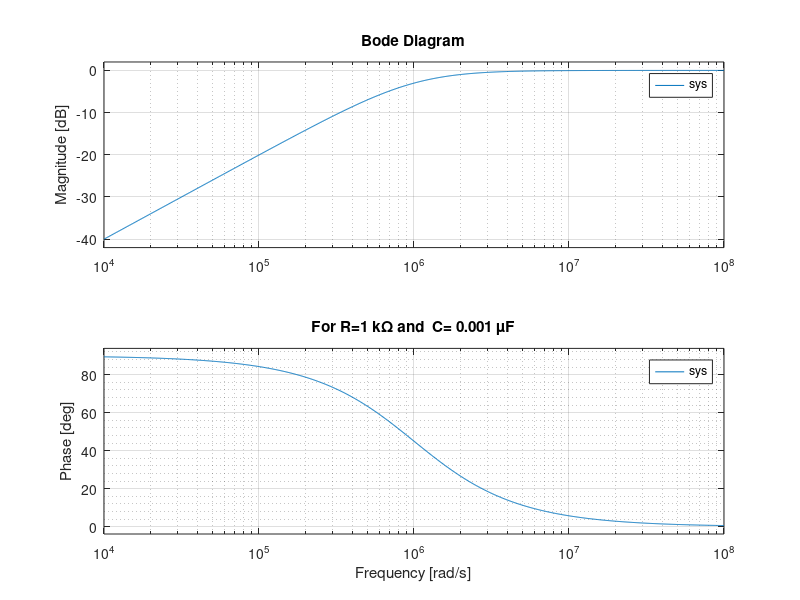
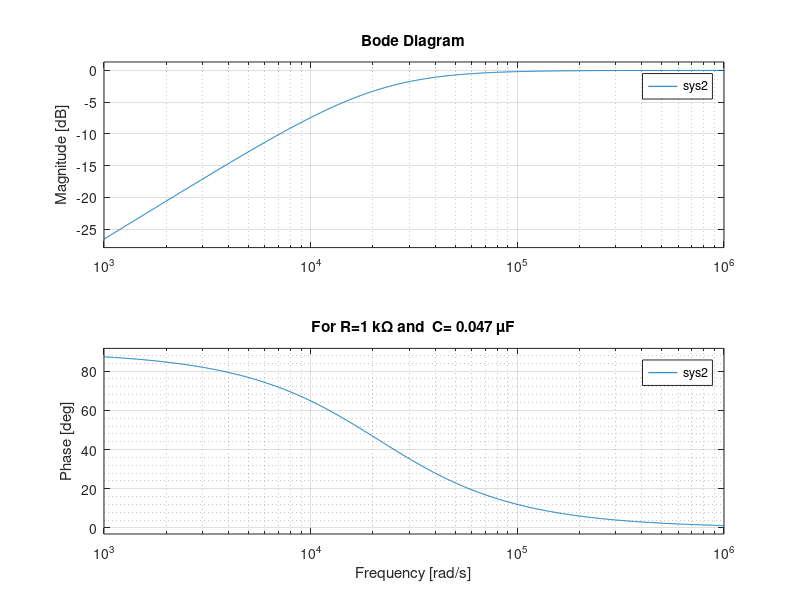
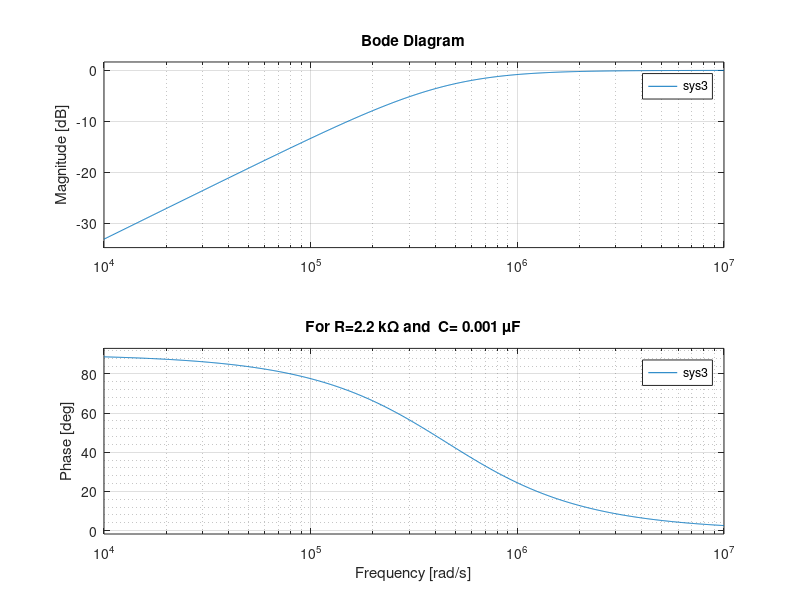
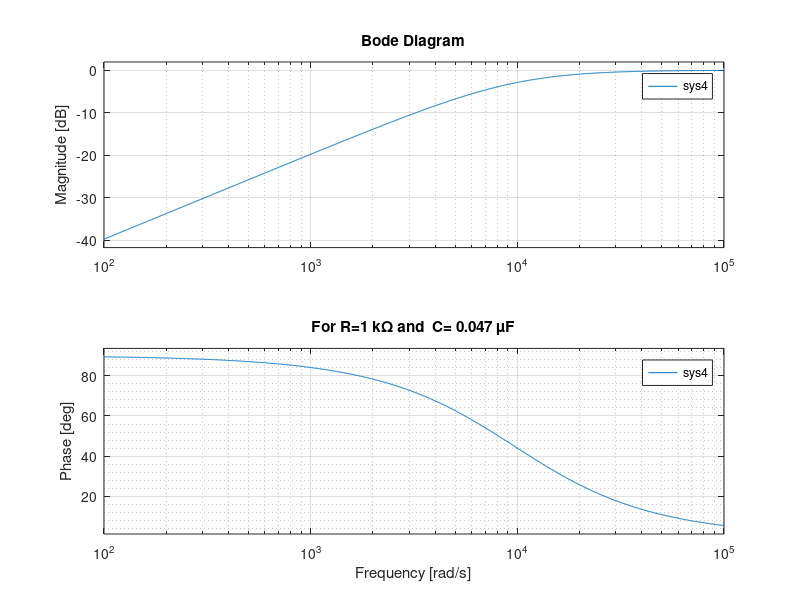

The MATLAB source for these figures, in order:
%Test whichever option fits

R= 1e3; C= 0.001e-6; 
R2= 1e3; C2= 0.047e-6; 
R3= 2.2e3; C3= 0.001e-6; 
R4= 2.2e3; C4= 0.047e-6; 

%Interested output at Capacitor V_R

%-------------------------------------------------------


% 1 Define Transfer Function  % R1= 1e3; C1= 0.001e-6; 
num=[R*C,0];
den=[R*C,1];

sys=tf(num,den);
figure;
bode(sys);
title(['For R=1 kΩ and  C= 0.001 µF']);
grid minor;

%-----------------------------------------------------------


% 2 Define Transfer Function  % R2= 1e3; C2= 0.047e-6; 
num2=[R2*C2,0];
den2=[R2*C2,1];

sys2=tf(num2,den2);
figure;
bode(sys2);
title(['For R=1 kΩ and  C= 0.047 µF']);
grid minor;
%---------------------------------------------------------



% 3 Define Transfer Function  % R2= 1e3; C2= 0.047e-6; 
num3=[R3*C3,0];
den3=[R3*C3,1];

sys3=tf(num3,den3);
figure;
bode(sys3);
title(['For R=2.2 kΩ and  C= 0.001 µF']);
grid minor;
%-------------------------------------------------------



% 4 Define Transfer Function  % R2= 1e3; C2= 0.047e-6; 
num4=[R4*C4,0];
den4=[R4*C4,1];

sys4=tf(num4,den4);
figure;
bode(sys4);
title(['For R=1 kΩ and  C= 0.047 µF']);
grid minor;
